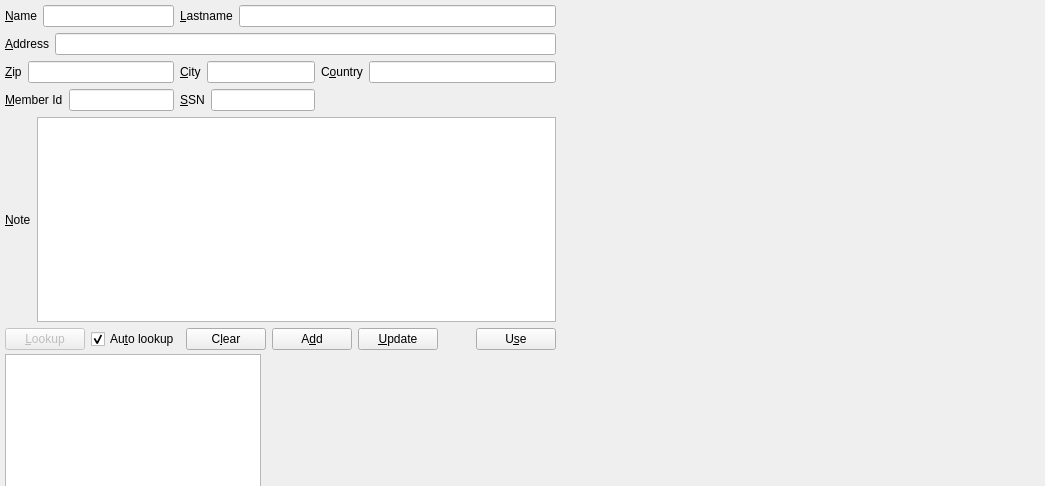
<?xml version="1.0" encoding="UTF-8"?>
<ui version="4.0">
 <class>HirerDialog</class>
 <widget class="QDialog" name="HirerDialog">
  <property name="geometry">
   <rect>
    <x>0</x>
    <y>0</y>
    <width>1045</width>
    <height>486</height>
   </rect>
  </property>
  <property name="windowTitle">
   <string>Hirer Dialog</string>
  </property>
  <widget class="QWidget" name="layoutWidget">
   <property name="geometry">
    <rect>
     <x>5</x>
     <y>5</y>
     <width>551</width>
     <height>345</height>
    </rect>
   </property>
   <layout class="QVBoxLayout" name="layout_top">
    <item>
     <layout class="QGridLayout" name="gridLayout_top">
      <property name="sizeConstraint">
       <enum>QLayout::SetDefaultConstraint</enum>
      </property>
      <item row="0" column="0">
       <layout class="QHBoxLayout" name="horizontalLayout">
        <item>
         <widget class="QLabel" name="label">
          <property name="text">
           <string>&amp;Name</string>
          </property>
          <property name="buddy">
           <cstring>lineEdit_firstName</cstring>
          </property>
         </widget>
        </item>
        <item>
         <widget class="QLineEdit" name="lineEdit_firstName"/>
        </item>
       </layout>
      </item>
      <item row="0" column="1" colspan="2">
       <layout class="QHBoxLayout" name="horizontalLayout_2">
        <item>
         <widget class="QLabel" name="label_2">
          <property name="text">
           <string>&amp;Lastname</string>
          </property>
          <property name="buddy">
           <cstring>lineEdit_lastName</cstring>
          </property>
         </widget>
        </item>
        <item>
         <widget class="QLineEdit" name="lineEdit_lastName"/>
        </item>
       </layout>
      </item>
      <item row="1" column="0" colspan="3">
       <layout class="QHBoxLayout" name="horizontalLayout_3">
        <item>
         <widget class="QLabel" name="label_3">
          <property name="text">
           <string>&amp;Address</string>
          </property>
          <property name="buddy">
           <cstring>lineEdit_streetAddress</cstring>
          </property>
         </widget>
        </item>
        <item>
         <widget class="QLineEdit" name="lineEdit_streetAddress"/>
        </item>
       </layout>
      </item>
      <item row="2" column="0">
       <layout class="QHBoxLayout" name="horizontalLayout_4">
        <item>
         <widget class="QLabel" name="label_4">
          <property name="text">
           <string>&amp;Zip</string>
          </property>
          <property name="buddy">
           <cstring>lineEdit_zip</cstring>
          </property>
         </widget>
        </item>
        <item>
         <widget class="QLineEdit" name="lineEdit_zip"/>
        </item>
       </layout>
      </item>
      <item row="2" column="1">
       <layout class="QHBoxLayout" name="horizontalLayout_5">
        <item>
         <widget class="QLabel" name="label_5">
          <property name="text">
           <string>&amp;City</string>
          </property>
          <property name="buddy">
           <cstring>lineEdit_city</cstring>
          </property>
         </widget>
        </item>
        <item>
         <widget class="QLineEdit" name="lineEdit_city"/>
        </item>
       </layout>
      </item>
      <item row="2" column="2">
       <layout class="QHBoxLayout" name="horizontalLayout_6">
        <item>
         <widget class="QLabel" name="label_6">
          <property name="text">
           <string>C&amp;ountry</string>
          </property>
          <property name="buddy">
           <cstring>lineEdit_country</cstring>
          </property>
         </widget>
        </item>
        <item>
         <widget class="QLineEdit" name="lineEdit_country"/>
        </item>
       </layout>
      </item>
      <item row="3" column="0">
       <layout class="QHBoxLayout" name="horizontalLayout_8">
        <item>
         <widget class="QLabel" name="label_8">
          <property name="text">
           <string>&amp;Member Id</string>
          </property>
          <property name="buddy">
           <cstring>lineEdit_memberId</cstring>
          </property>
         </widget>
        </item>
        <item>
         <widget class="QLineEdit" name="lineEdit_memberId"/>
        </item>
       </layout>
      </item>
      <item row="3" column="1">
       <layout class="QHBoxLayout" name="horizontalLayout_7">
        <item>
         <widget class="QLabel" name="label_7">
          <property name="text">
           <string>&amp;SSN</string>
          </property>
          <property name="buddy">
           <cstring>lineEdit_SSN</cstring>
          </property>
         </widget>
        </item>
        <item>
         <widget class="QLineEdit" name="lineEdit_SSN"/>
        </item>
       </layout>
      </item>
      <item row="3" column="2">
       <spacer name="horizontalSpacer">
        <property name="orientation">
         <enum>Qt::Horizontal</enum>
        </property>
        <property name="sizeHint" stdset="0">
         <size>
          <width>238</width>
          <height>20</height>
         </size>
        </property>
       </spacer>
      </item>
      <item row="4" column="0" colspan="3">
       <layout class="QHBoxLayout" name="horizontalLayout_10">
        <item>
         <widget class="QLabel" name="label_9">
          <property name="text">
           <string>&amp;Note</string>
          </property>
          <property name="buddy">
           <cstring>plainTextEdit_note</cstring>
          </property>
         </widget>
        </item>
        <item>
         <widget class="QPlainTextEdit" name="plainTextEdit_note"/>
        </item>
       </layout>
      </item>
     </layout>
    </item>
    <item>
     <layout class="QHBoxLayout" name="horizontalLayout_9">
      <item>
       <widget class="QPushButton" name="pushButton_lookup">
        <property name="enabled">
         <bool>false</bool>
        </property>
        <property name="text">
         <string>&amp;Lookup</string>
        </property>
       </widget>
      </item>
      <item>
       <widget class="QCheckBox" name="checkBox_autoLookup">
        <property name="text">
         <string>Au&amp;to lookup</string>
        </property>
        <property name="checked">
         <bool>true</bool>
        </property>
       </widget>
      </item>
      <item>
       <spacer name="horizontalSpacer_3">
        <property name="orientation">
         <enum>Qt::Horizontal</enum>
        </property>
        <property name="sizeHint" stdset="0">
         <size>
          <width>40</width>
          <height>20</height>
         </size>
        </property>
       </spacer>
      </item>
      <item>
       <widget class="QPushButton" name="pushButton_clear">
        <property name="text">
         <string>C&amp;lear</string>
        </property>
       </widget>
      </item>
      <item>
       <widget class="QPushButton" name="pushButton_add">
        <property name="text">
         <string>A&amp;dd</string>
        </property>
       </widget>
      </item>
      <item>
       <widget class="QPushButton" name="pushButton_update">
        <property name="text">
         <string>&amp;Update</string>
        </property>
       </widget>
      </item>
      <item>
       <spacer name="horizontalSpacer_2">
        <property name="orientation">
         <enum>Qt::Horizontal</enum>
        </property>
        <property name="sizeHint" stdset="0">
         <size>
          <width>148</width>
          <height>20</height>
         </size>
        </property>
       </spacer>
      </item>
      <item>
       <widget class="QPushButton" name="pushButton_use">
        <property name="text">
         <string>U&amp;se</string>
        </property>
       </widget>
      </item>
     </layout>
    </item>
   </layout>
  </widget>
  <widget class="QTableView" name="tableView_hirers">
   <property name="geometry">
    <rect>
     <x>5</x>
     <y>354</y>
     <width>256</width>
     <height>192</height>
    </rect>
   </property>
  </widget>
 </widget>
 <tabstops>
  <tabstop>lineEdit_firstName</tabstop>
  <tabstop>lineEdit_lastName</tabstop>
  <tabstop>lineEdit_streetAddress</tabstop>
  <tabstop>lineEdit_zip</tabstop>
  <tabstop>lineEdit_city</tabstop>
  <tabstop>lineEdit_country</tabstop>
  <tabstop>lineEdit_memberId</tabstop>
  <tabstop>lineEdit_SSN</tabstop>
  <tabstop>plainTextEdit_note</tabstop>
  <tabstop>tableView_hirers</tabstop>
  <tabstop>pushButton_lookup</tabstop>
  <tabstop>checkBox_autoLookup</tabstop>
  <tabstop>pushButton_clear</tabstop>
  <tabstop>pushButton_add</tabstop>
  <tabstop>pushButton_update</tabstop>
  <tabstop>pushButton_use</tabstop>
 </tabstops>
 <resources/>
 <connections/>
</ui>
